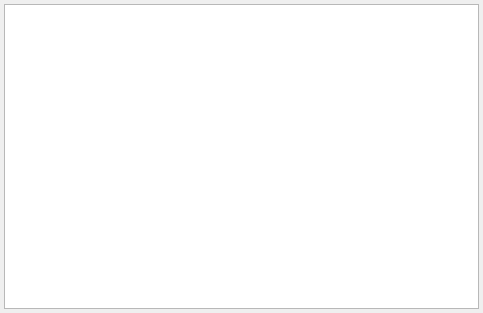
<?xml version="1.0" encoding="UTF-8"?>
<ui version="4.0">
 <class>ContactListDialog</class>
 <widget class="QWidget" name="ContactListDialog">
  <property name="geometry">
   <rect>
    <x>0</x>
    <y>0</y>
    <width>483</width>
    <height>313</height>
   </rect>
  </property>
  <property name="windowTitle">
   <string>Form</string>
  </property>
  <layout class="QVBoxLayout" name="verticalLayout">
   <property name="leftMargin">
    <number>4</number>
   </property>
   <property name="topMargin">
    <number>4</number>
   </property>
   <property name="rightMargin">
    <number>4</number>
   </property>
   <property name="bottomMargin">
    <number>4</number>
   </property>
   <item>
    <widget class="QTableView" name="viewContactList"/>
   </item>
  </layout>
 </widget>
 <resources/>
 <connections/>
</ui>
